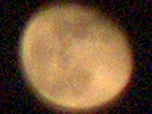
#> input picture opencv_some/moon.png, 152 x 114 px, shrunk from 271 x 204 before the run
$ python histogram.py
#> lines starting #> are read from the running program, lines starting #| are printed output that depends on the picture
### opencv_some/iamge_hi.py
import cv2
from matplotlib import pyplot as plt

class ImageHi:
    """
    add 添加图像, show展示.

    按s显示下一张, Esc 退出展示, 再次Esc退出界面终结程序
    """
    def __init__(self):
        self.image_list = []
        self.num = 0
    def add(self, img, img_name):
        img_name = img_name or ''
        self.image_list.append((img_name, img))
    # [18 lines left out: function show, not called in this run]

class ImageGo:
    def __init__(self):
        self.num = 0
        self.img_list = []
    # [15 lines left out: functions add, show, not called in this run]

iamgego = ImageGo()

### opencv_some/histogram.py
# -*-coding: utf-8-*-
"""直方图"""

import cv2
import numpy as np
from matplotlib import pyplot as plt

from iamge_hi import iamgego

# [60 lines left out: functions hello_hist, go_hist, write_hist, not called in this run]

def write_hist_clahe():
    """自适应直方图均衡化"""
    img1 = cv2.imread('moon.png',0)
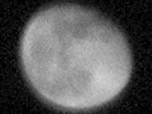
#> img1: shape (114, 152); min 0, max 211, mean 89.3
    img2 = cv2.imread('flower.png', 0)
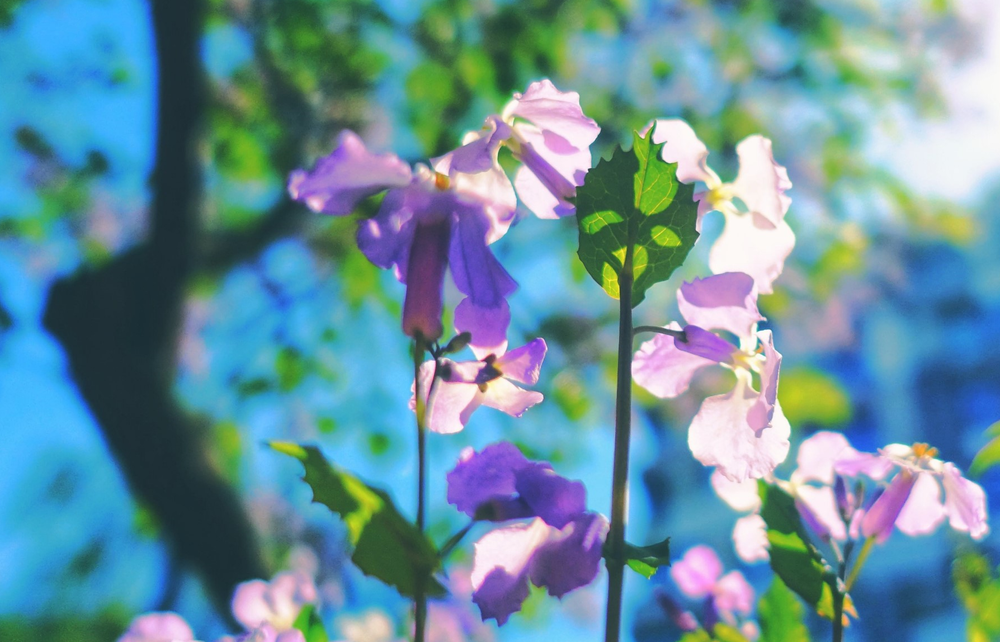
#> input picture opencv_some/flower.png, 1000 x 642 px, shrunk from 1788 x 1148 before the run
#> img2: shape (642, 1000); min 39, max 253, mean 133.3

    # 均衡化
    equ1 = cv2.equalizeHist(img1)
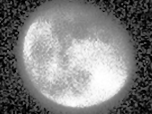
#> equ1: shape (114, 152); min 0, max 255, mean 127.7
    equ2 = cv2.equalizeHist(img2)

    # 自适应均衡化
    # create a CLAHE object (Arguments are optional).
    clahe = cv2.createCLAHE(clipLimit=2.0, tileGridSize=(8,8))
    calhe_img1 = clahe.apply(img1)
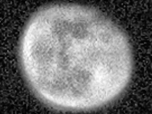
#> calhe_img1: shape (114, 152); min 2, max 255, mean 114.5
    calhe_img2 = clahe.apply(img2)
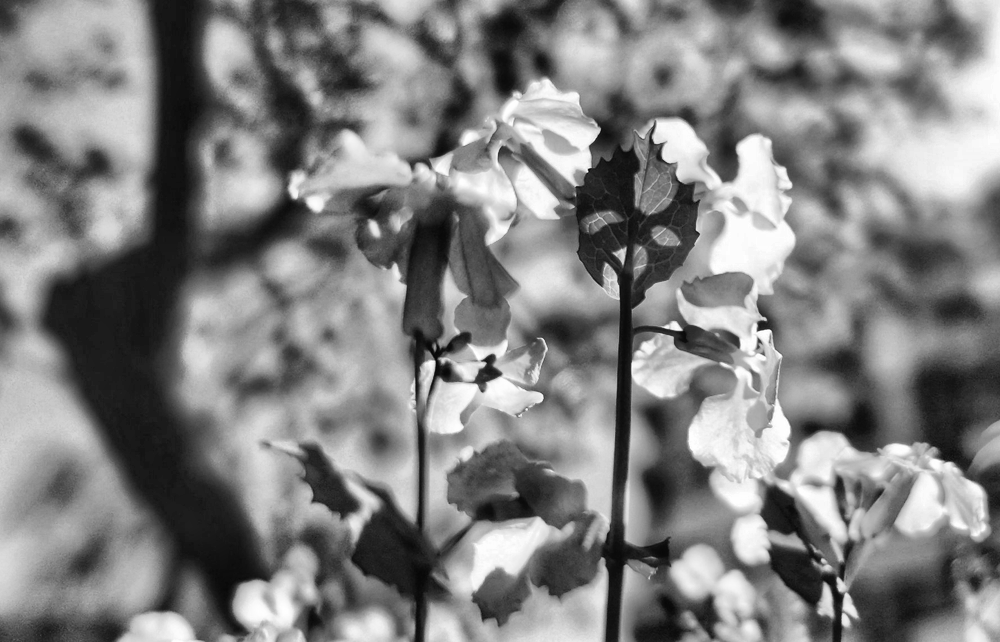
#> calhe_img2: shape (642, 1000); min 6, max 255, mean 128.9

    #stacking images side-by-side
    cl11 = np.hstack((img1,equ1, calhe_img1))
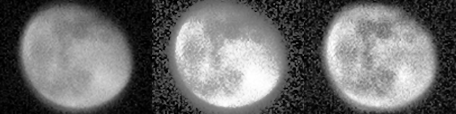
#> cl11: shape (114, 456); min 0, max 255, mean 110.5
    cl12 = np.hstack((img2,equ2, calhe_img2))
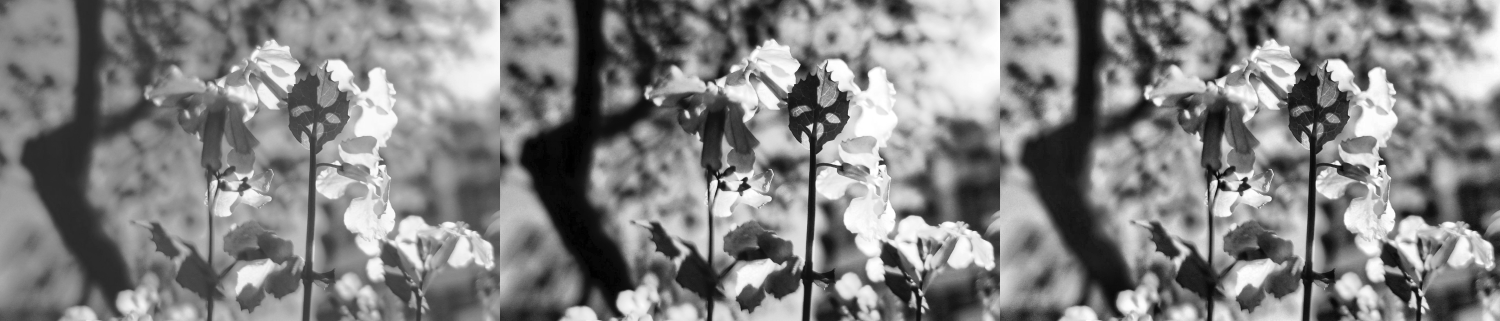
#> cl12: shape (642, 3000) (shown at 1/2 size); min 0, max 255, mean 130.2

    cv2.imwrite('clahe_hist_1.jpg',cl11)
    cv2.imwrite('clahe_hist_2.jpg',cl12)

# hello_hist()
# go_hist()
# write_hist()
write_hist_clahe()
